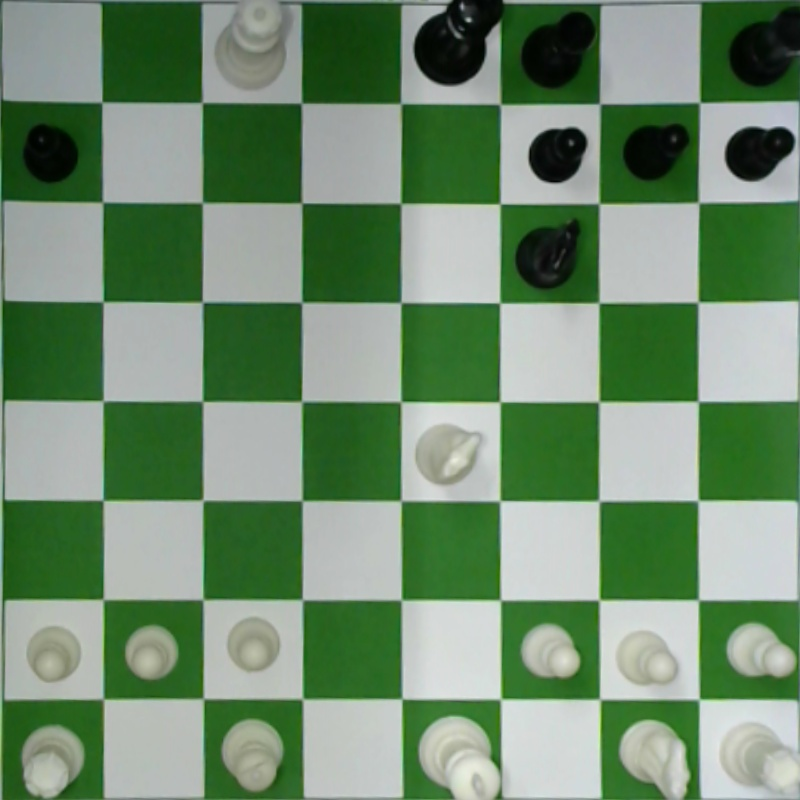
#> input picture 1.jpg, 800 x 800 px
$ python -i chess_board_mask.py   (imports and definitions only)
#> lines starting #> are read from the running program, lines starting #| are printed output that depends on the picture; after the words box and inside, x2 and y2 are one past the last pixel; in counts of white or black regions, pixels touching at a corner belong together
#> further down, picture is the input picture: shape (800, 800, 3); mean B, G, R 110.3, 139.9, 111.9
import cv2
import numpy as np
import os
dir_path = os.path.dirname(os.path.realpath(__file__))+"/numpy_saved"


def find_mask(img):
    img_hsv = cv2.cvtColor(img,cv2.COLOR_BGR2HSV)
#> img_hsv: shape (800, 800, 3); mean H, S, V 66.2, 84.8, 140.1

    lower__w =  np.load(dir_path+"/chess_w_color_points.npz")['lower']
#> (reads Python_chess_intermediate_programs/numpy_saved/chess_w_color_points.npz from the repository)
    upper__w = np.load(dir_path+"/chess_w_color_points.npz")['upper']
    lower__b =  np.load(dir_path+"/chess_b_color_points.npz")['lower']
#> (reads Python_chess_intermediate_programs/numpy_saved/chess_b_color_points.npz from the repository)
    upper__b = np.load(dir_path+"/chess_b_color_points.npz")['upper']

    mask_w = cv2.inRange(img_hsv,lower__w,upper__w)
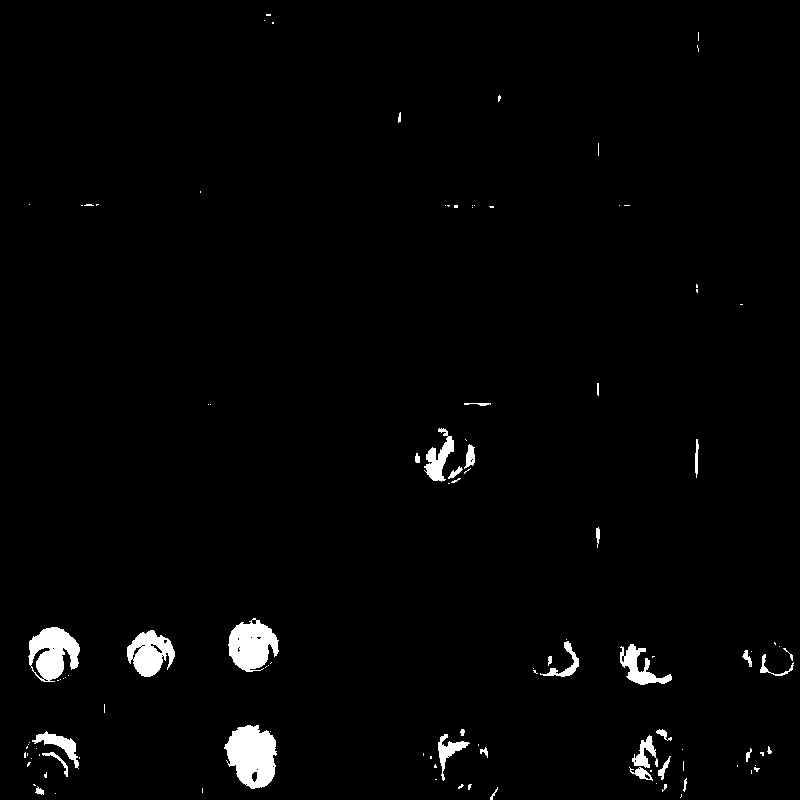
#> mask_w: shape (800, 800); 2% white; 112 white regions (79 under 20 px), largest, box (x1, y1, x2, y2) and area: (224, 725, 277, 789) 2393, (228, 618, 279, 672) 1829, (28, 627, 80, 682) 1813
    mask_b = cv2.inRange(img_hsv,lower__b,upper__b)
#> mask_b: shape (800, 800); every value is 0

    mask = cv2.bitwise_or(mask_b,mask_w)

    kernel = np.ones((3,3),np.uint8)

    mask = cv2.morphologyEx(mask, cv2.MORPH_CLOSE, kernel)
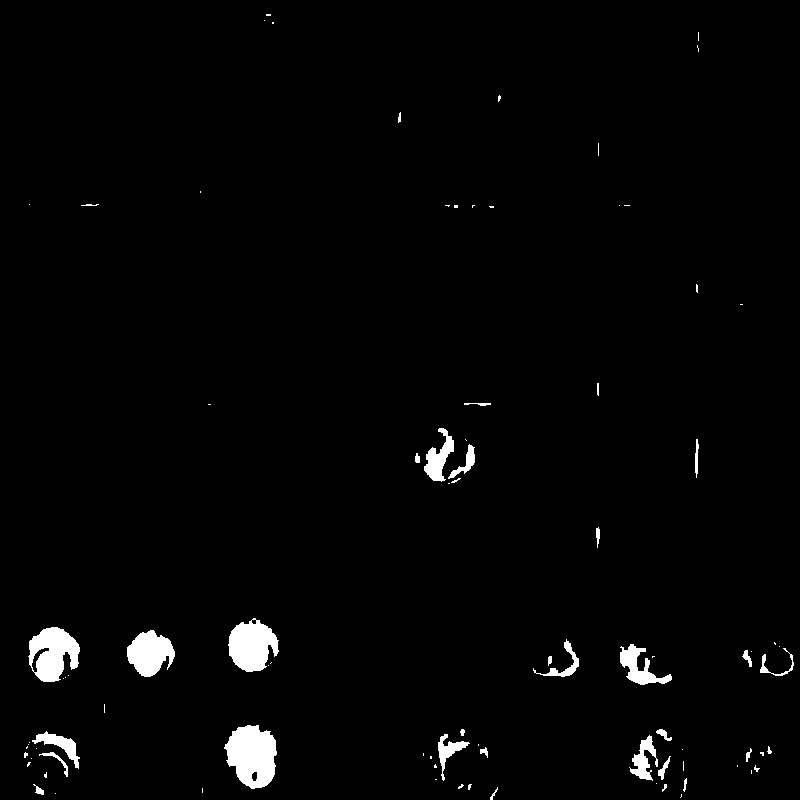
#> mask: shape (800, 800); 2% white; 88 white regions (56 under 20 px), largest, box (x1, y1, x2, y2) and area: (224, 725, 277, 789) 2426, (228, 618, 279, 672) 1880, (28, 627, 80, 682) 1880

    return mask

>>> import cv2
>>> picture = cv2.imread('../1.jpg')
>>> result = find_mask(picture)
